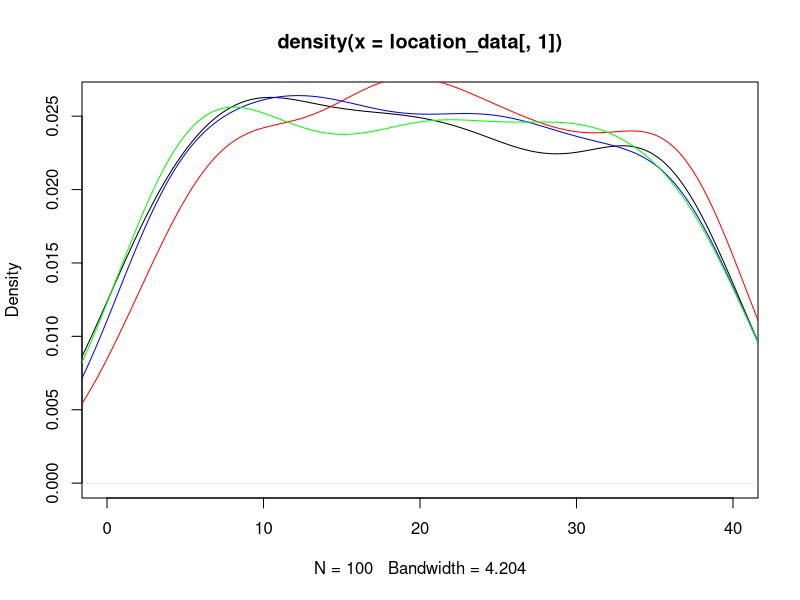
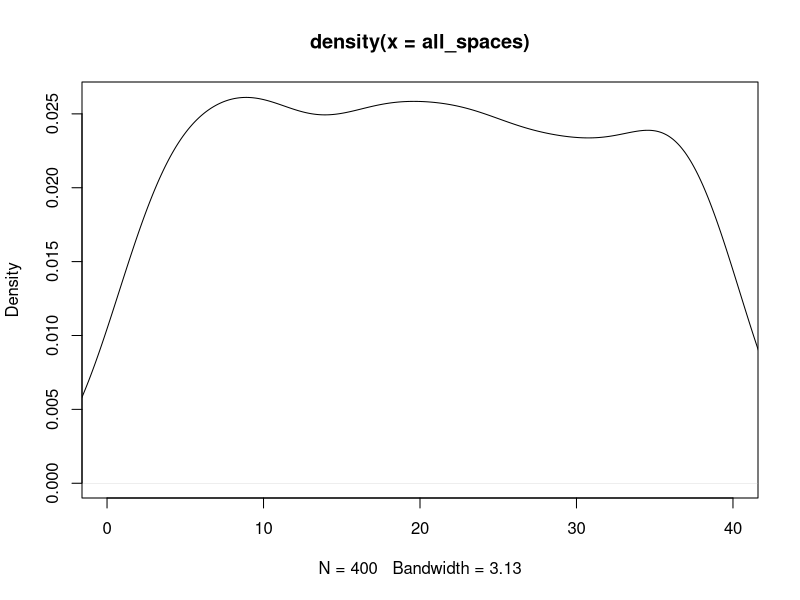
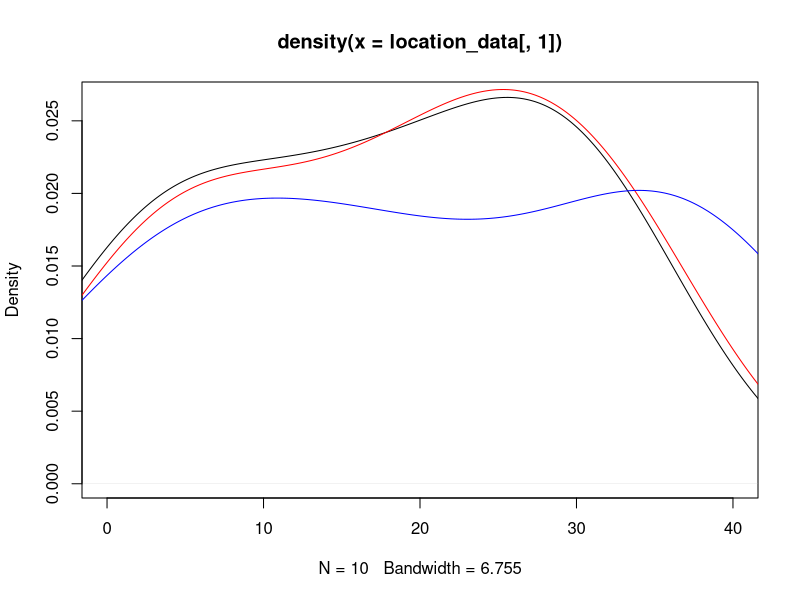
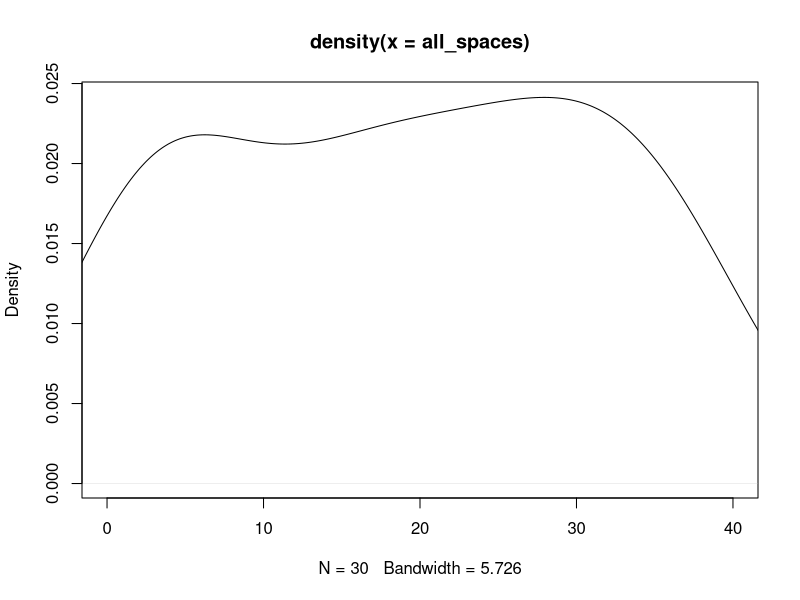

These figures' R source, in order: (Note: this script raises an error after producing the figures.)
## ---- chunk 1
knitr::opts_chunk$set(echo = TRUE)
## ---- chunk 2
#libraries
library(dplyr)
library(ggplot2)
## ---- chunk 3
#Kayleigh
##LET'S GET MOVING

monopolyBoard <- read.csv("MonopolyBoard.csv", header = T)
monopolyBoard

# Using dice rolls to determine where a player will land on the board
#input: "location"; a number 1-40; where the player is on the board
#output: the amount of spaces the player will move until they are on their new location

#note that this is only accounting for standard dice rolls, no special rules yet...

lets_move = function(location) {
  dice_roll_1 <- sample(1:6, 1, replace = TRUE)
  dice_roll_2 <- sample(1:6, 1, replace = TRUE)
  
  roll_total <- sum(dice_roll_1, dice_roll_2)
  roll_double <- dice_roll_1 == dice_roll_2
  
    location = location + roll_total
    
  if (location <= 40) {
    location = location
  } else {
    location = location - 40
  }
  
  space = monopolyBoard$name[monopolyBoard$spaces == location]
  
  print("You're moving forward...")
  print(roll_total)
  
  print("You're on space...")
  print(location)
  
  #print(space) #This prints out the name of the space that they land on. 
}

#testers
lets_move(1)
lets_move(25)
lets_move(38)
lets_move(40)



#A function to move players around the board and to play Monopoly!
#input: "turns"; the amount of turns we should take
#output: a player's new location on the board

lets_play = function(turns) {
  location = 1
  print("Starting Location: GO!")
  for (i in 1:turns) {
    location = lets_move(location)
  }
  print("You've landed on...")
  return(location)
}



lets_play(10) #tester #in this example if you look at a reference monopoly board and "walk" your way around the board with each move being the number in each output, you'll land on the space on the board corresponding to the final output (when counting "GO" as 1 and/or 40) 

#testers 
#"lets_move" and "lets_play" have both been edited to print out phrases for each roll and move to make it easier to determine how the player is moving. 
#"You're moving forward..." gives the player's roll
#"You're on space..." is the players position after 1 turn/"lets_move"
  # Later try to switch this print statement to the name of the spot that the player is on 
#"You've landed on..." gives the final location after running "lets_play" for "x" turns.
  # Later try to switch this print statement to the name of the spot that the player is on 

lets_play(3)
lets_play(10)

## ---- chunk 4
##DOUBLE DOWN

##WORK IN PROGRESS

#A function using dice rolls to determine how many spaces a player will move with the additional rules for "doubles" in Monopoly
#input: "location"; a number 1-40 where the player is on the board
#outut: the number of spaces the player will move on the board, with the special case of rolling three "doubles" and landing in jail
double_down = function(location) {
  dice_roll_1 <- sample(1:6, 1, replace = TRUE)
  dice_roll_2 <- sample(1:6, 1, replace = TRUE)
  
  roll_total <- sum(dice_roll_1, dice_roll_2)
  roll_double <- dice_roll_1 == dice_roll_2
  
  print("roll was")
  print(roll_total)
    
  if (roll_double) {
    
    dice_roll_3 <- sample(1:6, 1, replace = TRUE)
    dice_roll_4 <- sample(1:6, 1, replace = TRUE)
    
    roll_total_2 <- sum(dice_roll_3, dice_roll_4)
    roll_double_2 <- dice_roll_3 == dice_roll_4
    
    print("roll double was")
    print(roll_total_2)

    
    if (roll_double_2) {
      dice_roll_5 <- sample(1:6, 1, replace = TRUE)
      dice_roll_6 <- sample(1:6, 1, replace = TRUE)
      
      roll_total_3 <- sum(dice_roll_5, dice_roll_6)
      roll_double_3 <- dice_roll_5 == dice_roll_6
      
      print("roll double was")
      print(roll_total_3)
      
      if (roll_double_3) {
        location = 11 #Jail
        print("doubles, doubles, doubles")
        print("You're going to JAIL!")
        
      } else {
        location = location + roll_total + roll_total_2 + roll_total_3
        print("doubles, doubles, not doubles")
        print("You're moving forward...")
        print(roll_total + roll_total_2 + roll_total_3)
      }
    } else {
      location = location + roll_total + roll_total_2
      print("doubles, not doubles")
      print("You're moving forward...")
      print(roll_total+roll_total_2)
    }
  } else {
    location = location + roll_total
    print("no doubles")
    print("You're moving forward...")
    print(roll_total)
  }

    
  if (location <= 40) {
    location = location
  } else {
    location = location - 40
  }

  
  print("You're on space...")
  print(location)
}

double_down(1)
#text out in the function is kinda funky right but it's just to make sure its working right
#In final version switch all dice rolls to sample(1:6,...)

## ---- chunk 5
##CHANCE AND COMMUNITY CHEST CARDS
Card_Numbers <- c(1, 2, 3, 4, 5, 6, 7, 8, 9, 10, 11, 12, 13, 14, 15, 16)

Chance_Cards <- c("Advance to Boardwalk", "Advance to Go (Collect $200)", "Advance to Illinois Avenue. If you pass Go, collect $200", "Advance to St. Charles Place. If you pass Go, collect $200", "Advance to the nearest Railroad. If unowned, you may buy it from the Bank. If owned, pay owner twice the rental to which they are otherwise entitled", "Advance to the nearest Railroad. If unowned, you may buy it from the Bank. If owned, pay owner twice the rental to which they are otherwise entitled", "Advance token to nearest Utility. If unowned, you may buy it from the Bank. If owned, throw dice and pay owner a total ten times amount thrown", "Bank pays you dividend of $50", "Get Out of Jail Free", "Go Back 3 Spaces", "Go to Jail. Go directly to Jail, do not pass Go, do not collect $200", "Make general repairs on all your property. For each house pay $25. For each hotel pay $100", "Speeding fine $15", "Take a trip to Reading Railroad. If you pass Go, collect $200", "You have been elected Chairman of the Board. Pay each player $50", "Your building loan matures. Collect $150")

Chance <- data.frame(Chance_Cards, Card_Numbers)
Chance
##Chance cards to move a player to a new space:
  #1 -> Advance to Boardwalk (space 40)
  #2 -> Advance to Go (space 1)
  #3 -> Advance to Illinois Avenue (space 25)
  #4 -> Advance to St. Charles Place (space 12)
  #5 -> Advance to nearest Railroad (space(s) 6, 16, 26, 36)
  #6 -> Advance to nearest Railraod (space(s) 6, 16, 26, 36)
  #7 -> Advance to nearest Utility (space(s) 13, 29)
  #11 -> Go to Jail (space 11)
  #14 -> Take a trip to Reading Railroad (space 6)

Community_Chest_Cards <- c("Advance to Go (Collect $200)", "Bank error in your favor. Collect $200", "Doctor’s fee. Pay $50", "From sale of stock you get $50", "Get Out of Jail Free", "Go to Jail. Go directly to jail, do not pass Go, do not collect $200", "Holiday fund matures. Receive $100", "Income tax refund. Collect $20", "It is your birthday. Collect $10 from every player", "Life insurance matures. Collect $100", "Pay hospital fees of $100", "Pay school fees of $50", "Receive $25 consultancy fee", "You are assessed for street repair. $40 per house. $115 per hotel", "You have won second prize in a beauty contest. Collect $10", "You inherit $100")

Community_Chest <- data.frame(Community_Chest_Cards, Card_Numbers)
Community_Chest

##Community Chest Cards that move a player to a new space:
  #1 -> Advance to GO (space 1)
  #5 -> Go to Jail (space 11)

## ---- chunk 6
# heidi

#the function "who_goes_first" simulates the initial roll before the game begins in order to determine which player goes first
# input is a number of how many players are going to be playing
# output is the value of each players roll and the player that will start the game based on who had the highest roll
who_goes_first <- function(num_players){
  initial_rolls <- c()
  for (i in 1:num_players) {
    player_i_roll <- sum(sample(1:6, 2, replace=TRUE))
    initial_rolls <- c(initial_rolls, player_i_roll) # vector of every player's roll
    print(paste("Player", i, "rolled", player_i_roll))
  }
  cat("\n")
  if(sum(initial_rolls == max(initial_rolls)) >= 2){
    while (sum(initial_rolls == max(initial_rolls)) >= 2) { # if players tied for highest number
      tied_players <- which(initial_rolls==max(initial_rolls)) # identify which players tied
      print("It's a tie! Roll again")
      cat("\n")
      tie_breaker_rolls <- c()
      for (i in tied_players) { # tied players roll again
       player_i_roll2 <- sum(sample(1:6, 2, replace=TRUE))
       tie_breaker_rolls <- c(tie_breaker_rolls, player_i_roll2)
       print(paste("Player", i, "rolled", player_i_roll2))
      }
      initial_rolls <- tie_breaker_rolls
      highest_roll <- max(tie_breaker_rolls)
      highest_player2 <- tied_players[which(tie_breaker_rolls == highest_roll)]
    }
    cat("\n")
    print(paste("Player", highest_player2, "goes first!"))
  }
  else {
    highest_player <- which.max(initial_rolls) # who rolled the highest number
    print(paste("Player", highest_player, "goes first!"))
  }
}

who_goes_first(4) # test function

## ---- chunk 7
# Olivia
# Website for data: https://stat-jet-asu.github.io/Datasets/InstructorDescriptions/monopoly.html

monopolyBoard <- read.csv("MonopolyBoard.csv", header = T)
head(monopolyBoard)

# This section is for question number 2

# Kayleigh's lets_play function from above incorporating players and density plots
# uses lets_move function from above
# input: turns, # of turns to iterate through; players, number of players (2-4)
# output: density plot with a line for each player's frequency of spaces landed on 
# & density plot for the combined frequency of spaces landed on for all players

lets_play = function(turns, players) {
  location_data <- as.data.frame(matrix(nrow = turns, ncol = players))
  
for (j in 1:players) {
  location = 1
  
  for (i in 1:turns) {
    
    location = lets_move(location)
    location_data[i,j] <- location
    }
  }
  
  # creates density plot of frequency of landing on each space for each player
  plot(density(location_data[,1]), xlim = c(0,40), col = "black")
  
  colors <- c("red", "blue", "green")
  
  for (k in 2:players) {
  lines(density(location_data[,k]), col = colors[k-1]) # adds a density line for each player after the first
  }
  
  # creates density plot for total frequency landing on each space (all players spaces included)
  all_spaces <- as.vector(as.matrix(location_data))
  plot(density(all_spaces), xlim = c(0,40), col = "black")
}
lets_play(100, 4)

## ---- chunk 8
who_goes_first2 <- function(num_players){
  initial_rolls <- c()
  for (i in 1:num_players) {
    player_i_roll <- sum(sample(1:6, 2, replace=TRUE))
    initial_rolls <- c(initial_rolls, player_i_roll) # vector of every player's roll
#    print(paste("Player", i, "rolled", player_i_roll))
  }
  cat("\n")
  if(sum(initial_rolls == max(initial_rolls)) >= 2){
    while (sum(initial_rolls == max(initial_rolls)) >= 2) { # if players tied for highest number
      tied_players <- which(initial_rolls==max(initial_rolls)) # identify which players tied
#      print("It's a tie! Roll again")
#      cat("\n")
      tie_breaker_rolls <- c()
      for (i in tied_players) { # tied players roll again
       player_i_roll2 <- sum(sample(1:6, 2, replace=TRUE))
       tie_breaker_rolls <- c(tie_breaker_rolls, player_i_roll2)
#       print(paste("Player", i, "rolled", player_i_roll2))
      }
      initial_rolls <- tie_breaker_rolls
      highest_roll <- max(tie_breaker_rolls)
      highest_player2 <- tied_players[which(tie_breaker_rolls == highest_roll)]
    }
#    cat("\n")
#    print(paste("Player", highest_player2, "goes first!"))
  }
  else {
    highest_player <- which.max(initial_rolls) # who rolled the highest number
#    print(paste("Player", highest_player, "goes first!"))
#    return(highest_player)
  
    
  # creating player order
  player_order <- length(num_players)
  player_order[1] <- as.integer(highest_player)

 for (j in 2:num_players) {
    
  player_order[j] <- as.integer(player_order[j-1] + 1)
  if (player_order[j] > num_players) {
    player_order[j] <- 1
  }
 }
  print(player_order)
  }
  
  playerlist <- (list(highest_player, player_order))
  return(playerlist)
}

#who_goes_first2(4)

## ---- chunk 9
# Question number 3 -- including jail and double rolls

lets_move2 = function(location) {
  dice_roll_1 <- sample(1:6, 1, replace = TRUE)
  dice_roll_2 <- sample(1:6, 1, replace = TRUE)
  
  roll_total <- sum(dice_roll_1, dice_roll_2)
  roll_double <- dice_roll_1 == dice_roll_2
  
    location = location + roll_total # updates location to be previous location + roll total
    double3 = "false" # double3 is assigned "true" if the player double rolls 3x (as seen in if statement below), otherwise it is assigned "false" 
    
  # first double roll -> roll again
  if (roll_double == TRUE) {
    dice_roll_3 <- sample(1:6, 1, replace = TRUE)
    dice_roll_4 <- sample(1:6, 1, replace = TRUE)
    
    roll_total2 <- sum(dice_roll_3, dice_roll_4)
    roll_double2 <- dice_roll_3 == dice_roll_4
    
    location = location + roll_total2
    double3 = "false"
    
    # if player is at a location past 40, subtract 40 so they go back to the GO space at location "41"
    # this is included in each if statement below so that it applies if player has to roll again
    if (location <= 40) {
      location = location
    } else {
      location = location - 40
    }
     
      # second double roll -> roll again
      if (roll_double2 == TRUE) {
        dice_roll_5 <- sample(1:6, 1, replace = TRUE)
        dice_roll_6 <- sample(1:6, 1, replace = TRUE)
    
        roll_total3 <- sum(dice_roll_5, dice_roll_6)
        roll_double3 <- dice_roll_5 == dice_roll_6
    
        location = location + roll_total3
        double3 = "false"
        
        if (location <= 40) {
          location = location
        } else {
          location = location - 40
        }
        
        # third double roll -> go to jail
          if (roll_double3 == TRUE) {
            location = monopolyBoard$spaces[monopolyBoard$name == "Jail"]
            double3 = "true"
          }
      }
  }  
    
  if (location <= 40) {
    location = location
  } else {
    location = location - 40
  }
  
  listdata <- (list(location, double3)) # creates list for outputs "location" and "double3"
  # if you need to access location from this function, use lets_move2(location)[[1]]
  # if you need to access double3, use lets_move2(double3)[[2]]
  return(listdata)
  
}


# lets_play2 is currently set up to have each player go thru all their turns and then move onto the next player
# probably need to fix this for question 5

## ---- chunk 10

lets_play2 = function(turns, players) {
  
  
  location_data <- as.data.frame(matrix(nrow = turns, ncol = players)) # dataframe will keep data for locations of players for each turn
  double3data <- as.data.frame(matrix(nrow = turns, ncol = players)) # dataframe will say "true" if player double rolled 3x (which lands them in jail) and "false" if they didn't double roll 3x
  
    # puts players in order
    colnames(location_data) <- who_goes_first2(players)[[2]]
  
    location = 1 # each player starts at location 1
    location_data[1,] <- location
    double3 = 0 # initializing "double3" which will be later assigned a "true" or "false" based on if player double rolled 3x
  
    for (i in 2:turns) { # iterates through number of turns
      
        for (j in 1:players) { # rotates through each player
          
        location = lets_move2(location_data[i-1,j])[[1]] # takes location from lets_move2 function and assigns it to location
        location_data[i,j] <- as.integer(location) # puts location value into the dataframe of locations for each player
        double3data[i,j] <- lets_move2(double3)[[2]] # takes "true" or "false" value from double3 and adds it to double3data dataframe
        
      # deals with landing in jail from "go to jail" space and staying there for next 3 turns
      if (31 %in% location_data[i-1,j]) { # if you landed on 31 in the last turn (i-1 turn), you go to jail (space 11) for the ith turn
        location <- 11
        location_data[i,j] <- as.integer(location) # new location is 11
      } else if (11 %in% location_data[i-1,j] & 31 %in% location_data[i-2,j]) { # if you were on space 11 last turn AND you were on space 31 2 turns ago, you stay in jail (space 11) for turn i
        location <- 11
        location_data[i,j] <- as.integer(location)  
      } else if (11 %in% location_data[i-2,j] & 31 %in% location_data[i-3,j]) {
        location <- 11
        location_data[i,j] <- as.integer(location)
      }
        
      # landing in jail from 3x double roll and staying there for next 3 turns
      if (11 %in% location_data[i,j] & "true" %in% double3data[i-1,j]) { # if player's location is 11 (jail) and double3data is"true" (player double rolled 3x), player stays in jail. all 3 if/else if statements keep player in jail for the next 3 turns
        location <- 11
        location_data[i,j] <- as.integer(location)
      } else if (11 %in% location_data[i-1,j] & "true" %in% double3data[i-2,j]) { # 
        location <- 11
        location_data[i,j] <- as.integer(location)
      } else if (11 %in% location_data[i-2,j] & "true" %in% double3data[i-3,j]) {
        location <- 11
        location_data[i,j] <- as.integer(location)
      }
        
    }
  }
  print(location_data)
  
  # creates density plot of frequency of landing on each space for each player
  plot(density(location_data[,1]), xlim = c(0,40), col = "black")
  
  colors <- c("red", "blue", "green")
  
  for (k in 2:players) {
    lines(density(location_data[,k]), col = colors[k-1]) # adds a density line for each player after the first
  }
  
  # creates density plot for total frequency landing on each space (all players spaces included)
  all_spaces <- as.vector(as.matrix(location_data))
  plot(density(all_spaces), xlim = c(0,40), col = "black")
  
}
 
lets_play2(10, 3)

location_data

# how should we go about recording spaces landed on when double rolls occur?

## ---- chunk 11
# olivia

# replaces NAs in rent_0 column with 0s
monopolyBoard$rent_0[is.na(monopolyBoard$rent_0) == TRUE] <- as.integer(0)

lets_play_idk = function(turns, players) {
  
  location_data <- as.data.frame(matrix(nrow = turns, ncol = players))
  double3data <- as.data.frame(matrix(nrow = turns, ncol = players))
  player_bank_data <- data.frame(matrix(nrow = 2, ncol = players))
  
    colnames(location_data) <- who_goes_first2(players)[[2]]
  
    location = 1
    location_data[1,] <- location
    double3 = 0
  
    for (i in 2:turns) {
      
        for (j in 1:players) {
          
        location = lets_move3(location_data[i-1,j])[[1]]
        location_data[i,j] <- as.integer(location)
        double3data[i,j] <- lets_move3(location)[[2]]
        
      # deals with landing in jail from "go to jail" space and staying there for next 3 turns
      if (31 %in% location_data[i-1,j]) { # if you land on 31 (go to jail), next location is in jail (space 11)
        location <- 11
        location_data[i,j] <- as.integer(location)
      } else if (11 %in% location_data[i-1,j] & 31 %in% location_data[i-2,j]) {
        location <- 11
        location_data[i,j] <- as.integer(location)
      } else if (11 %in% location_data[i-2,j] & 31 %in% location_data[i-3,j]) {
        location <- 11
        location_data[i,j] <- as.integer(location)
      }
        
      # landing in jail from 3x double roll and staying there for next 3 turns
      if (11 %in% location_data[i,j] & "true" %in% double3data[i-1,j]) { # "true" means player double rolled 3x -> jail
        location <- 11
        location_data[i,j] <- as.integer(location)
      } else if (11 %in% location_data[i-1,j] & "true" %in% double3data[i-2,j]) { # 
        location <- 11
        location_data[i,j] <- as.integer(location)
      } else if (11 %in% location_data[i-2,j] & "true" %in% double3data[i-3,j]) {
        location <- 11
        location_data[i,j] <- as.integer(location)
      }

        
      # updating banks when players land on each others properties
      if(location %in% c(2, 4, 6, 7, 9, 10, 12, 13, 14, 15, 16, 17, 19, 20, 22, 24, 25, 26, 27, 28, 29, 30, 32, 33, 35, 36, 38, 40)) {
            
      location = location
      spot <- which(Property_Statuses$Space == location)
      cost <- which(monopolyBoard$spaces == location)
      owned_by_player <- Property_Statuses$Owned_By_Player[spot]
        
      The_Players$Player_Bank[owned_by_player] <- The_Players$Player_Bank[owned_by_player] + monopolyBoard$rent_0[cost]
      The_Players$Player_Bank[j] <- The_Players$Player_Bank[j] - monopolyBoard$rent_0[cost]
      }
      
      # Updating player bank if they gained or lost money from a Chance card
      if (Drawing_Chance(location_data[i,j])[[2]] != 0) {
        The_Players$Player_Bank[j] <- The_Players$Player_Bank[j] + Drawing_Chance(location_data[i,j])[[2]]  
      }
        
      # Updating player bank if they gained or lost money from a Community Chest card 
      if (Drawing_Community_Chest(location_data[i,j])[[2]] != 0) {
        The_Players$Player_Bank[j] <- The_Players$Player_Bank[j] + Drawing_Community_Chest(location_data[i,j])[[2]]  
      }
      
      # Player gets $200 if they pass go
      if (lets_move3(location_data[i,j])[[3]] != 0) {
        The_Players$Player_Bank[j] <- The_Players$Player_Bank[j] + lets_move3(location_data[i,j])[[3]]  
      }
      
      # Paying when player lands on a tax space
      if (5 %in% location_data[i,j] || 39 %in% location_data[i,j]) {
        The_Players$Player_Bank[j] <- The_Players$Player_Bank[j] - monopolyBoard$cost[location_data[i,j]] # subtracting cost of tax from player's bank
      }
    }
  }
  print(location_data)
  print(double3data)
  print(The_Players)
  
  # creates density plot of frequency of landing on each space for each player
  plot(density(location_data[,1]), xlim = c(0,40), col = "black")
  
  plot(location_data[,1], xlim= c(0,40), col="black", type="h", xlab="Spaces", ylab="Frequency", main="Frequency of Landing on Each Space for Each Player")
  
  colors <- c("red", "blue", "green")
  
  for (k in 2:players) {
    lines(density(location_data[,k]), col = colors[k-1]) # adds a density line for each player after the first
  }
  
  # creates density plot for total frequency landing on each space (all players spaces included)
  all_spaces <- as.vector(as.matrix(location_data))
  plot(density(all_spaces), xlim = c(0,40), col = "black")
 
}

lets_play_idk(50, 4)


## ---- chunk 12
#4 - Kayleigh and Maddie 
#Chance - spaces 8, 23, 37
#Community Chest - spaces 3, 18, 34
Chance

Drawing_Chance = function(location) {
  location = location
  draw_card <- sample(1:16, 1, replace = TRUE)
  player_card <- Chance$Chance_Cards[draw_card]
  print(player_card)

  
      if(draw_card == 1) {
        location = 1
      }
      
      if(draw_card == 2) {
        location = 1
      }
      
      if(draw_card == 3) {
        location = 25
      }
  
      if(draw_card == 4){
        location = 12
      }
  
      if(draw_card == 5){
        if(location >= 37 && location <= 5){
              location = 6
            } else {
              if (location >= 6 && location <= 15){
                location = 16
              } else {
                if(location >= 16 && location <= 25){
                  location = 26
                } else {
                  location = 36
                }
              }
            }
    }
  
    if(draw_card == 6){
        if(location >= 37 && location <= 5){
              location = 6
            } else {
              if (location >= 6 && location <= 15){
                location = 16
              } else {
                if(location >= 16 && location <= 25){
                  location = 26
                } else {
                  location = 36
                }
              }
            }
    }
  
    if(draw_card == 7){
        if(location >= 29 && location <= 12){
              location = 13
            } else {
              location = 29
    }
  }
  
    if(draw_card == 11) {
      location = 11
    }
  
    if(draw_card == 14) {
      location = 6
    }
  
    if(draw_card == 10) {
      location = location - 3
    }
  
    location = location
    return(location)
}

Drawing_Chance(8)
Drawing_Chance(23)
Drawing_Chance(37)

Drawing_Community_Chest = function(location) {
  location = location
  draw_card_chest <- sample(1:16, 1, replace = TRUE)
  player_card_chest <- Community_Chest$Community_Chest_Cards[draw_card_chest]
  print(player_card_chest)
  print(location)
  
  if (draw_card_chest == 1) {
    location = 1
  } else {
    if (draw_card_chest == 6) {
    location = 11
    } else {
      location = location
    }
  
  }
  
  location = location 
  return(location)
}

Drawing_Community_Chest(3)
Drawing_Community_Chest(18)
Drawing_Community_Chest(34)

lets_move3 = function(location) {
  dice_roll_1 <- sample(1:6, 1, replace = TRUE)
  dice_roll_2 <- sample(1:6, 1, replace = TRUE)
  
  roll_total <- sum(dice_roll_1, dice_roll_2)
  roll_double <- dice_roll_1 == dice_roll_2
  
    location = location + roll_total
    double3 = "false"
  
  print("your roll total is...")
  print(roll_total)

  if (location <= 40) {
      location = location
      amount = 0
  } else {
      location = location - 40
      amount = 200
  }
   
  print("your location is...")
  print(location)
  
  if(location == 8 || location == 23 || location == 27) {
    location = Drawing_Chance(location)[[1]]
    print("your location is...")
    print(location)
  }
  
  if(location == 3 || location == 18 || location == 34) {
    location = Drawing_Community_Chest(location)[[1]]
    print("your location is...")
    print(location)
  }
    
  # first double roll -> roll again
  if (roll_double == TRUE) {
    dice_roll_3 <- sample(1:6, 1, replace = TRUE)
    dice_roll_4 <- sample(1:6, 1, replace = TRUE)
    
    roll_total <- sum(dice_roll_3, dice_roll_4)
    roll_double2 <- dice_roll_3 == dice_roll_4
    
    location = location + roll_total
    double3 = "false"
    print("1 double")
    
    if (location <= 40) {
      location = location
      amount = 0
    } else {
      location = location - 40
      amount = 200
    }
    
    
    if(location == 8 || location == 23 || location == 27) {
    location = Drawing_Chance(location)[[1]]
    }
  
  if(location == 3 || location == 18 || location == 34) {
    location = Drawing_Community_Chest(location)[[1]]
    }
     
      # second double roll -> roll again
      if (roll_double2 == TRUE) {
        dice_roll_5 <- sample(1:6, 1, replace = TRUE)
        dice_roll_6 <- sample(1:6, 1, replace = TRUE)
    
        roll_total <- sum(dice_roll_5, dice_roll_6)
        roll_double3 <- dice_roll_5 == dice_roll_6
    
        location = location + roll_total
        double3 = "false"
        print("2 doubles")
        
        if (location <= 40) {
          location = location
          amount = 0
        } else {
          location = location - 40
          amount = 200
        }
        
        if(location == 8 || location == 23 || location == 27) {
          location = Drawing_Chance(location)[[1]]
        }
  
        if(location == 3 || location == 18 || location == 34) {
          location = Drawing_Community_Chest(location)[[1]]
         
        }
        
        # third double roll -> go to jail
          if (roll_double3 == TRUE) {
            location = monopolyBoard$spaces[monopolyBoard$name == "Jail"]
            double3 = "true"
            print("three doubles")
          }
      }
  }  
   
  location = location 
  
  print("your location is...")
  print(location)
  listdata <- (list(location, double3, amount))
  return(listdata)
  
}

lets_move3(1)


lets_play3 = function(turns, players) {
  
  location_data <- as.data.frame(matrix(nrow = turns, ncol = players))
  double3data <- as.data.frame(matrix(nrow = turns, ncol = players))
  
    colnames(location_data) <- who_goes_first2(players)[[2]]
  
    location = 1
    location_data[1,] <- location
    double3 = 0
  
    for (i in 2:turns) {
      
        for (j in 1:players) {
          
        location = lets_move3(location_data[i-1,j])[[1]]
        location_data[i,j] <- as.integer(location)
        double3data[i,j] <- lets_move3(double3)[[2]]
        
      # deals with landing in jail from "go to jail" space and staying there for next 3 turns
      if (31 %in% location_data[i-1,j]) { # if you land on 31 (go to jail), next location is in jail (space 11)
        location <- 11
        location_data[i,j] <- as.integer(location)
      } else if (11 %in% location_data[i-1,j] & 31 %in% location_data[i-2,j]) {
        location <- 11
        location_data[i,j] <- as.integer(location)
      } else if (11 %in% location_data[i-2,j] & 31 %in% location_data[i-3,j]) {
        location <- 11
        location_data[i,j] <- as.integer(location)
      }
        
      # landing in jail from 3x double roll and staying there for next 3 turns
      if (11 %in% location_data[i,j] & "true" %in% double3data[i-1,j]) { # "true" means player double rolled 3x -> jail
        location <- 11
        location_data[i,j] <- as.integer(location)
      } else if (11 %in% location_data[i-1,j] & "true" %in% double3data[i-2,j]) { # 
        location <- 11
        location_data[i,j] <- as.integer(location)
      } else if (11 %in% location_data[i-2,j] & "true" %in% double3data[i-3,j]) {
        location <- 11
        location_data[i,j] <- as.integer(location)
      }
        
    }
  }
  print(location_data)
  print(double3data)


  
  # creates density plot of frequency of landing on each space for each player
  plot(density(location_data[,1]), xlim = c(0,40), col = "black")
  
  plot(location_data[,1], xlim= c(0,40), col="black", type="h", xlab="Spaces", ylab="Frequency", main="Frequency of Landing on Each Space for Each Player")
  
  colors <- c("red", "blue", "green")
  
  for (k in 2:players) {
    lines(density(location_data[,k]), col = colors[k-1]) # adds a density line for each player after the first
  }
  
  # creates density plot for total frequency landing on each space (all players spaces included)
  all_spaces <- as.vector(as.matrix(location_data))
  plot(density(all_spaces), xlim = c(0,40), col = "black")
  
}


lets_play3(100, 4)

## ---- chunk 13

#use lets_move2 for freq plot

Chance
## ---- chunk 14
#hello
dice_roll <- sum(sample(1:6, 2, replace = TRUE))
dice_roll

Drawing_Chance = function(location) {
  location = location
  amount <- 0 
  draw_card <- sample(1:16, 1, replace = TRUE)
  player_card <- Chance$Chance_Cards[draw_card]
  print(player_card)

  
      if(draw_card == 1) {
        location = 1
      }
      
      if(draw_card == 2) {
        location = 1
        amount = 200
      }
      
      if(draw_card == 3) {
        if(location > 25){
          amount = 200
        }else{
          amount = amount
    }
        location = 25
      }
  
      if(draw_card == 4){
        if(location > 13 ){
          amount = 200
        }else{
          amount = amount
    }
        location = 12
      }
  
      if(draw_card == 5){
        if(location >= 37 && location <= 5){
              location = 6
            } else {
              if (location >= 6 && location <= 15){
                location = 16
              } else {
                if(location >= 16 && location <= 25){
                  location = 26
                } else {
                  location = 36
                }
              }
            }
    }
  
    if(draw_card == 6){
        if(location >= 37 && location <= 5){
              location = 6
            } else {
              if (location >= 6 && location <= 15){
                location = 16
              } else {
                if(location >= 16 && location <= 25){
                  location = 26
                } else {
                  location = 36
                }
              }
            }
    }
  
    if(draw_card == 7){
        if(location >= 29 && location <= 12){
              location = 13
            } else {
              location = 29
    }
    }
  
    if(draw_card == 8){
      amount = -50
    }
  
    if(draw_card == 10) {
      location = location - 3
    }
  
    if(draw_card == 11) {
      location = 11
    }
  
    if(draw_card == 13){
      amount = -15
    }
  
    if(draw_card == 14) {
      if(location > 6){
        amount = 200
      }else{
        amount = amount
    }
      location = 6
    }
  
    if(draw_card == 16){
      amount = 150
    }
  
   
    location = location
    amount = amount
    list_location_amount <- list(location, amount)
    return(list_location_amount)
}


Drawing_Community_Chest = function(location) {
  location = location
  amount <- 0
  draw_card_chest <- sample(1:16, 1, replace = TRUE)
  player_card_chest <- Community_Chest$Community_Chest_Cards[draw_card_chest]
  print(player_card_chest)
  print(location)
  
  
  if (draw_card_chest == 1) {
    location = 1
    amount = 200
  }
  
  #Bank error in your favor. Collect $200
  if(draw_card_chest == 2){
    amount = 200
  }
  
  #Doctor’s fee. Pay $50
  if(draw_card_chest == 3){
    amount = -50
  }
  
  #From sale of stock you get $50
  if(draw_card_chest == 4){
    amount = 50
  }
  
  if(draw_card_chest == 6) {
    location = 11
  }
  
  #Holiday fund matures. Receive $100
  if(draw_card_chest == 7){
    amount = 100
  }
  
  #Income tax refund. Collect $20
  if(draw_card_chest == 8){
    amount = 20
  }
  
  #Life insurance matures. Collect $100
  if(draw_card_chest == 10){
    amount = 100
  }
  
  #Pay hospital fees of $100
  if(draw_card_chest == 11){
    amount = -100
  }
  
  #Pay school fees of $50
  if(draw_card_chest == 12){
    amount = -50
  }
  
  #Receive $25 consultancy fee
  if(draw_card_chest == 13){
    amount = 25
  }
  
  #You have won second prize in a beauty contest. Collect $10
  if(draw_card_chest == 15){
    amount = 10
  }
  
  #You inherit $100
  if(draw_card_chest == 16){
    amount = 100
  }
  
  location = location 
  amount = amount
  list_location_amount <- list(location,amount)
  return(list_location_amount)
}

Drawing_Community_Chest(10) # test

Chance
Community_Chest
## ---- chunk 15
library(tidyverse)
## ---- chunk 16
Players <- c("Player 1", "Player 2", "Player 3", "Player 4")
Player_Bank <- c(1250, 1250, 1250, 1250)
The_Players <- data.frame(Players, Player_Bank)

Property <- c("Mediterranean", "Baltic", "Reading Railroad", "Oriental", "Vermot", "Connecticut", "St. Charles", "Electric Company", "States", "Virginia", "Pennsylvania Railroad", "St. James", "Tennessee", "New York", "Kentucky", "Indiana", "Illinios", "B&O Railroad", "Atlantic", "Ventnor", "Water Works", "Marvin Gardens", "Pacific", "N. Carolina", "Pennsylvania", "Short Line Railroad", "Park Place", "Boardwalk")
Owned_By_Player <- sample(1:4, 28, replace = TRUE)
Space <- c(2, 4, 6, 7, 9, 10, 12, 13, 14, 15, 16, 17, 19, 20, 22, 24, 25, 26, 27, 28, 29, 30, 32, 33, 35, 36, 38, 40)
Property_Statuses <- data.frame(Property, Space, Owned_By_Player)
Property_Statuses

lets_move3 = function(location) {
  dice_roll_1 <- sample(1:6, 1, replace = TRUE)
  dice_roll_2 <- sample(1:6, 1, replace = TRUE)
  
  roll_total <- sum(dice_roll_1, dice_roll_2)
  roll_double <- dice_roll_1 == dice_roll_2
  
    location = location + roll_total
    double3 = "false"


  if (location <= 40) {
      location = location
  } else {
      location = location - 40
  }

  if(location == 8 || location == 23 || location == 27) {
    location = Drawing_Chance(location)

  }
  
  if(location == 3 || location == 18 || location == 34) {
    location = Drawing_Community_Chest(location)

  }

  # first double roll -> roll again
  if (roll_double == TRUE) {
    dice_roll_3 <- sample(1:6, 1, replace = TRUE)
    dice_roll_4 <- sample(1:6, 1, replace = TRUE)
    
    roll_total2 <- sum(dice_roll_3, dice_roll_4)
    roll_double2 <- dice_roll_3 == dice_roll_4
    
    location = location + roll_total2
    double3 = "false"

    
    if (location <= 40) {
      location = location
    } else {
      location = location - 40
    }
    
    
    if(location == 8 || location == 23 || location == 27) {
    location = Drawing_Chance(location)
    }
  
  if(location == 3 || location == 18 || location == 34) {
    location = Drawing_Community_Chest(location)
    }
    
      # second double roll -> roll again
      if (roll_double2 == TRUE) {
        dice_roll_5 <- sample(1:6, 1, replace = TRUE)
        dice_roll_6 <- sample(1:6, 1, replace = TRUE)
    
        roll_total3 <- sum(dice_roll_5, dice_roll_6)
        roll_double3 <- dice_roll_5 == dice_roll_6
    
        location = location + roll_total3
        double3 = "false"
        
        if (location <= 40) {
          location = location
        } else {
          location = location - 40
        }
        
        if(location == 8 || location == 23 || location == 27) {
          location = Drawing_Chance(location)
        }
  
        if(location == 3 || location == 18 || location == 34) {
          location = Drawing_Community_Chest(location)
         
        }
        
        # third double roll -> go to jail
          if (roll_double3 == TRUE) {
            location = monopolyBoard$spaces[monopolyBoard$name == "Jail"]
            double3 = "true"
          }
      }
  }  
   
  location = location 
}

lets_move3(2)


lets_play4 = function(turns, players) {
  
  location_data <- as.data.frame(matrix(nrow = turns, ncol = players))
  double3data <- as.data.frame(matrix(nrow = turns, ncol = players))
  players_banks <- as.data.frame(matrix(nrow = turns, ncol = players))

print(Property_Statuses)

  for (j in 1:players) {
    location = 1
    double3 = 0
    
    
    for (i in 1:turns) {
        print("player")
        print(j)
        location = lets_move3(location)[[1]]
        location_data[i,j] <- as.integer(location)
        double3data[i,j] <- lets_move3(double3)[[2]]

                
      # deals with landing in jail from "go to jail" space and staying there for next 3 turns
      if (31 %in% location_data[i-1,j]) { # if you land on 31 (go to jail), next location is in jail (space 11)
        location <- 11
        location_data[i,j] <- as.integer(location)
      } else if (11 %in% location_data[i-1,j] & 31 %in% location_data[i-2,j]) {
        location <- 11
        location_data[i,j] <- as.integer(location)
      } else if (11 %in% location_data[i-2,j] & 31 %in% location_data[i-3,j]) {
        location <- 11
        location_data[i,j] <- as.integer(location)
      }
        
      # landing in jail from 3x double roll and staying there for next 3 turns
      if (11 %in% location_data[i,j] & "true" %in% double3data[i-1,j]) { # "true" means player double rolled 3x -> jail
        location <- 11
        location_data[i,j] <- as.integer(location)
      } else if (11 %in% location_data[i-1,j] & "true" %in% double3data[i-2,j]) { # 
        location <- 11
        location_data[i,j] <- as.integer(location)
      } else if (11 %in% location_data[i-2,j] & "true" %in% double3data[i-3,j]) {
        location <- 11
        location_data[i,j] <- as.integer(location)
      }
  
      
    }
  }
  
print(location_data)
return(The_Players)

}

lets_play4(1,4)
## ---- chunk 17
monopolyBoard
Players <- c("Player 1", "Player 2", "Player 3", "Player 4")
Player_Bank <- c(1250, 1250, 1250, 1250)
The_Players <- data.frame(Players, Player_Bank)

Property <- c("Mediterranean", "Baltic", "Reading Railroad", "Oriental", "Vermot", "Connecticut", "St. Charles", "Electric Company", "States", "Virginia", "Pennsylvania Railroad", "St. James", "Tennessee", "New York", "Kentucky", "Indiana", "Illinios", "B&O Railroad", "Atlantic", "Ventnor", "Water Works", "Marvin Gardens", "Pacific", "N. Carolina", "Pennsylvania", "Short Line Railroad", "Park Place", "Boardwalk")
Owned_By_Player <- sample(1:4, 28, replace = TRUE)
Space <- c(2, 4, 6, 7, 9, 10, 12, 13, 14, 15, 16, 17, 19, 20, 22, 24, 25, 26, 27, 28, 29, 30, 32, 33, 35, 36, 38, 40)
Property_Statuses <- data.frame(Property, Space, Owned_By_Player)
Property_Statuses


Updating_Player_Bank <- function(location, j) {
  if(location == 2 || location == 4 || location == 6 || location == 7 || location == 9 || location == 10 || location == 12 || location == 13 || location == 14 || location == 15 || location == 16 || location == 17 || location == 19 || location == 20 || location == 22 || location == 24 || location == 25 || location == 26 || location == 27 || location == 28 || location == 29 || location == 30 || location == 32 || location == 33 || location == 35 || location == 36 || location == 38 || location == 40){
    location = location
    spot <- which(Property_Statuses$Space == location)
    cost <- which(monopolyBoard$spaces == location)
    owned_by_player <- Property_Statuses$Owned_By_Player[spot]
    The_Players$Player_Bank[owned_by_player] <- The_Players$Player_Bank[owned_by_player] + monopolyBoard$cost[cost]
    The_Players$Player_Bank[owned_by_player]
    The_Players
    
    The_Players$Player_Bank[owned_by_player] <- The_Players$Player_Bank[owned_by_player] + monopolyBoard$rent_0[cost]
    
    The_Players$Player_Bank[j] <- The_Players$Player_Bank[j] - monopolyBoard$rent_0[cost]
    
    return(The_Players)

  }
}

Updating_Player_Bank(12, 3)
## ---- chunk 18
lets_move4 = function(location) {
  dice_roll_1 <- sample(1:6, 1, replace = TRUE)
  dice_roll_2 <- sample(1:6, 1, replace = TRUE)
  
  roll_total <- sum(dice_roll_1, dice_roll_2)
  roll_double <- dice_roll_1 == dice_roll_2
  
    location = location + roll_total
    double3 = "false"
    
    j=2

  if (location <= 40) {
      location = location
      Updating_Player_Bank(location, j)
  } else {
      location = location - 40
      Updating_Player_Bank(location, j)
  }


  if(location == 8 || location == 23 || location == 27) {
    location = Drawing_Chance(location)
    Updating_Player_Bank(location, j)

  }
  
  if(location == 3 || location == 18 || location == 34) {
    location = Drawing_Community_Chest(location)
    Updating_Player_Bank(location, j)

  }


  # first double roll -> roll again
  if (roll_double == TRUE) {
    dice_roll_3 <- sample(1:6, 1, replace = TRUE)
    dice_roll_4 <- sample(1:6, 1, replace = TRUE)
    
    roll_total2 <- sum(dice_roll_3, dice_roll_4)
    roll_double2 <- dice_roll_3 == dice_roll_4
    
    location = location + roll_total2
    double3 = "false"

    
    if (location <= 40) {
      location = location
      Updating_Player_Bank(location, j)
      
    } else {
      location = location - 40
      Updating_Player_Bank(location, j)
    }
    
    
    if(location == 8 || location == 23 || location == 27) {
    location = Drawing_Chance(location)
    Updating_Player_Bank(location, j)
    }
  
  if(location == 3 || location == 18 || location == 34) {
    location = Drawing_Community_Chest(location)
    Updating_Player_Bank(location, j)
    }

    
      # second double roll -> roll again
      if (roll_double2 == TRUE) {
        dice_roll_5 <- sample(1:6, 1, replace = TRUE)
        dice_roll_6 <- sample(1:6, 1, replace = TRUE)
    
        roll_total3 <- sum(dice_roll_5, dice_roll_6)
        roll_double3 <- dice_roll_5 == dice_roll_6
    
        location = location + roll_total3
        double3 = "false"
        
        if (location <= 40) {
          location = location
          Updating_Player_Bank(location, j)
        } else {
          location = location - 40
          Updating_Player_Bank(location, j)
        }
        
        if(location == 8 || location == 23 || location == 27) {
          location = Drawing_Chance(location)
          Updating_Player_Bank(location, j)
        }
  
        if(location == 3 || location == 18 || location == 34) {
          location = Drawing_Community_Chest(location)
          Updating_Player_Bank(location, j)
         
        }

        
        # third double roll -> go to jail
          if (roll_double3 == TRUE) {
            location = monopolyBoard$spaces[monopolyBoard$name == "Jail"]
            double3 = "true"
          }
      }
  }  
   
  location = location 
  
  listdata <- (list(location, double3))
  return(listdata)
  return(Updating_Player_Bank(location, j))
  
}

lets_move4(12)
lets_move4(Updating_Player_Bank())
## ---- chunk 19

lets_play4 = function(turns, players) {
  
  location_data <- as.data.frame(matrix(nrow = turns, ncol = players))
  double3data <- as.data.frame(matrix(nrow = turns, ncol = players))
  
    colnames(location_data) <- who_goes_first2(players)[[2]]
  
    location = 1
    location_data[1,] <- location
    double3 = 0
  
    for (i in 2:turns) {
      
        for (j in 1:players) {
          
        location = lets_move4(location_data[i-1,j])[[1]]
        location_data[i,j] <- as.integer(location)
        double3data[i,j] <- lets_move4(double3)[[2]]
        print(j)
        
      # deals with landing in jail from "go to jail" space and staying there for next 3 turns
      if (31 %in% location_data[i-1,j]) { # if you land on 31 (go to jail), next location is in jail (space 11)
        location <- 11
        location_data[i,j] <- as.integer(location)
      } else if (11 %in% location_data[i-1,j] & 31 %in% location_data[i-2,j]) {
        location <- 11
        location_data[i,j] <- as.integer(location)
      } else if (11 %in% location_data[i-2,j] & 31 %in% location_data[i-3,j]) {
        location <- 11
        location_data[i,j] <- as.integer(location)
      }
        
      # landing in jail from 3x double roll and staying there for next 3 turns
      if (11 %in% location_data[i,j] & "true" %in% double3data[i-1,j]) { # "true" means player double rolled 3x -> jail
        location <- 11
        location_data[i,j] <- as.integer(location)
      } else if (11 %in% location_data[i-1,j] & "true" %in% double3data[i-2,j]) { # 
        location <- 11
        location_data[i,j] <- as.integer(location)
      } else if (11 %in% location_data[i-2,j] & "true" %in% double3data[i-3,j]) {
        location <- 11
        location_data[i,j] <- as.integer(location)
      }
        
    }
    }
    
  print(location_data)
  print(double3data)
  print(The_Players)
    
  # creates density plot of frequency of landing on each space for each player
  plot(density(location_data[,1]), xlim = c(0,40), col = "black")
  plot(location_data[,1], xlim= c(0,40), col="black", type="h", xlab="Spaces", ylab="Frequency", main="Frequency of Landing on Each Space for Each Player")
  
  colors <- c("red", "blue", "green")
  
  for (k in 2:players) {
    lines(density(location_data[,k]), col = colors[k-1]) # adds a density line for each player after the first
  }
  
  # creates density plot for total frequency landing on each space (all players spaces included)
  all_spaces <- as.vector(as.matrix(location_data))
  plot(density(all_spaces), xlim = c(0,40), col = "black")

}

lets_play4(10, 4)
